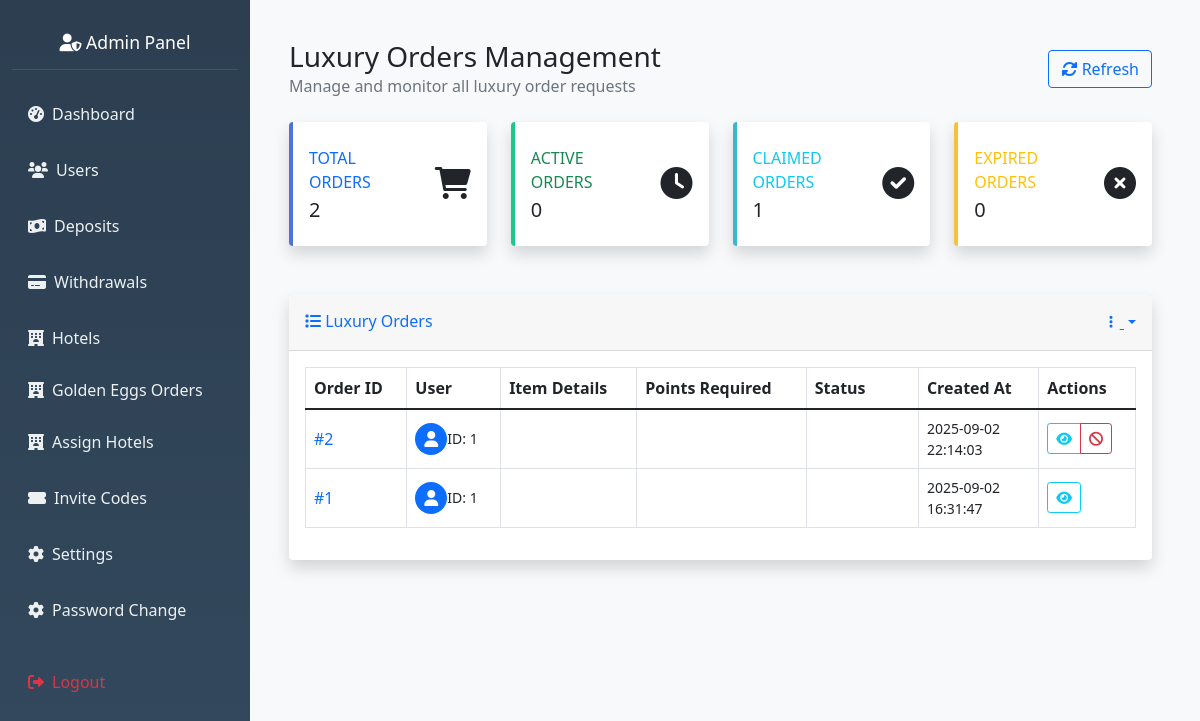
The app's page /admin/golden_eggs (signed in), older data.
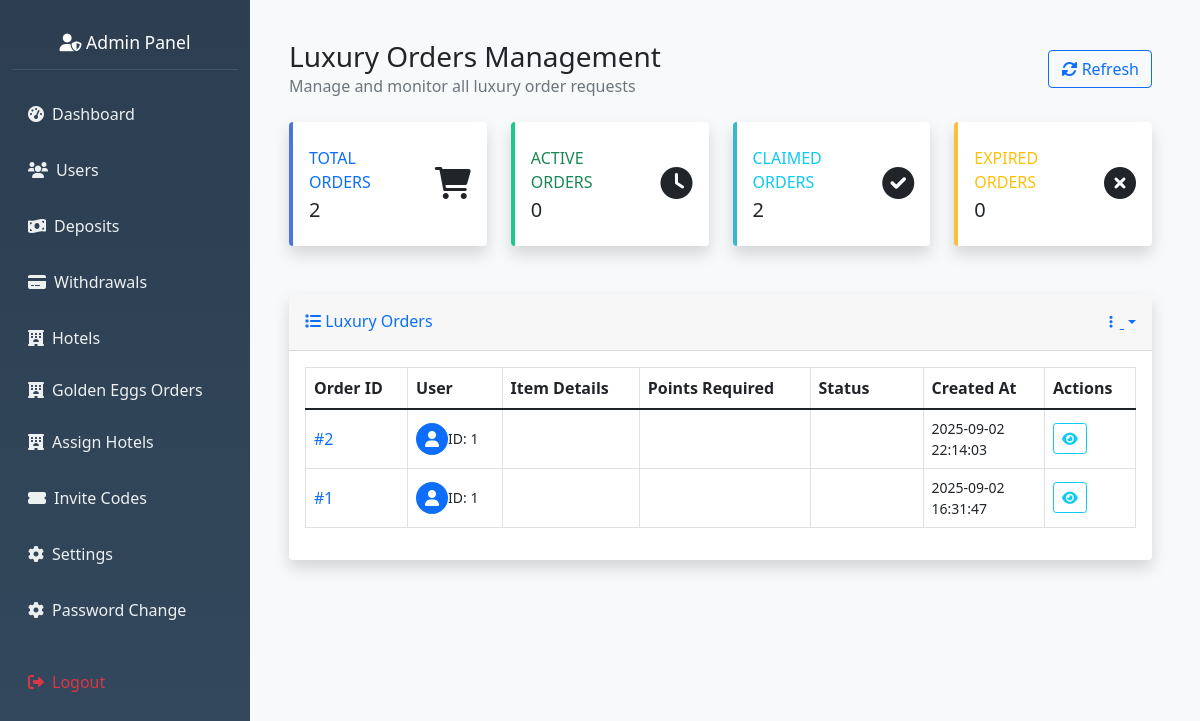
The same page, newer data.
### hotel_app/models.py (models this page shows, shortened)
class GoldenEgg(db.Model):
    __tablename__ = 'luxury_orders'
    id = db.Column(db.Integer, primary_key=True)
    user_id = db.Column(db.Integer, db.ForeignKey('user.id'), nullable=False)
    title = db.Column(db.String(255), nullable=False)
    description = db.Column(db.Text)
    amount = db.Column(db.Float, nullable=False)
    image_url = db.Column(db.String(500))
    status = db.Column(db.String(50), default='active')  # active, claimed, expired
    created_by = db.Column(db.Integer, db.ForeignKey('user.id'), nullable=False)  # Admin who created it
    created_at = db.Column(db.DateTime, default=datetime.utcnow)
    claimed_at = db.Column(db.DateTime)
    expires_at = db.Column(db.DateTime)  # Optional expiration
    user = db.relationship('User', foreign_keys=[user_id], backref='golden_eggs')
    admin = db.relationship('User', foreign_keys=[created_by])

class User(db.Model, UserMixin):
    __tablename__ = 'user'
    id = db.Column(db.Integer, primary_key=True)
    nickname = db.Column(db.String(80))
    user_id = db.Column(db.String(6), unique=True)
    agent_id = db.Column(db.String(6), unique=True)
    contact = db.Column(db.String(20))
    invitation_code = db.Column(db.String(20))
    member_points = db.Column(db.Integer, default=0)
    trial_bonus = db.Column(db.Float, default=564.00)
    balance = db.Column(db.Float, default=0.00)
    total_deposits = db.Column(db.Float, default=0.0)
    vip_level = db.Column(db.String(10), default='VIP0')
    withdrawal_password = db.Column(db.String(100))
    password_hash = db.Column(db.String(100))
    is_active = db.Column(db.Boolean, default=False)
    created_at = db.Column(db.DateTime, default=datetime.utcnow)
    session_locked = db.Column(db.Boolean, default=False)
    total_commission_earned = db.Column(db.Float, default=0.0)
    first_session_completed = db.Column(db.Boolean, default=False)
    session_reset_date = db.Column(db.String)
    bound_wallet_type = db.Column(db.String(20))
    max_first_session_reservations = db.Column(db.Integer, default=35)
    wallet_bound_at = db.Column(db.DateTime)
    second_session_reservations_count = db.Column(db.Integer, default=0)
    second_session_commission = db.Column(db.Float, default=0.0)
    bound_wallet_address = db.Column(db.String(200))
    first_session_commission = db.Column(db.Float, default=0.0)
    first_session_reservations_count = db.Column(db.Integer, default=0)
    current_session = db.Column(db.String(10), default='first')
    revolut_name = db.Column(db.String(100))
    revolut_iban = db.Column(db.String(50))
    revolut_revtag = db.Column(db.String(20))
    ip_address = db.Column(db.String(45))  # IPv6 can be up to 45 characters
    country = db.Column(db.String(100))
    country_code = db.Column(db.String(2))
    region = db.Column(db.String(100))
    city = db.Column(db.String(100))
    latitude = db.Column(db.Float)
    longitude = db.Column(db.Float)
    timezone = db.Column(db.String(50))
    isp = db.Column(db.String(255))
    last_location_update = db.Column(db.DateTime, default=datetime.utcnow)
    current_session = db.Column(db.String(10), default='first')  # 'first' or 'second'
    session_reset_date = db.Column(db.Date)  # Date when session was last reset
    first_session_completed = db.Column(db.Boolean, default=False)
    first_session_reservations_count = db.Column(db.Integer, default=0)
    second_session_reservations_count = db.Column(db.Integer, default=0)
    max_first_session_reservations = db.Column(db.Integer, default=35)
    session_locked = db.Column(db.Boolean, default=False)  # Lock between sessions
    total_commission_earned = db.Column(db.Float, default=0.0)  # Total commissions earned
    first_session_commission = db.Column(db.Float, default=0.0)  # Commission from first session
    second_session_commission = db.Column(db.Float, default=0.0)  # Commission from second session
    reservations = db.relationship('Reservation', backref='user', cascade="all, delete-orphan",
        passive_deletes=True,lazy=True)
    deposit_requests = db.relationship('DepositRequest', backref='user', lazy=True)
    withdrawal_requests = db.relationship('WithdrawalRequest', backref='user', lazy=True)
    hotel_assignments = db.relationship('UserHotelAssignment', backref='user',cascade="all, delete-orphan",
        passive_deletes=True, lazy=True)
    hotel_ratings = db.relationship('UserHotelRating', backref='user', lazy=True)

### hotel_app/routes.py (the view)
@app.route('/admin/golden_eggs')
@admin_required
def admin_golden_eggs():
    page = request.args.get('page', 1, type=int)
    per_page = 20
    orders = GoldenEgg.query.join(User, GoldenEgg.user_id == User.id)\
                           .order_by(GoldenEgg.created_at.desc())\
                           .paginate(page=page, per_page=per_page, error_out=False)
    return render_template('admin_luxury_orders.html', orders=orders)

### hotel_app/routes.py (called while the page is built)
def admin_required(f):
    @wraps(f)
    def wrapper(*args, **kwargs):
        admin_id = session.get('admin_id')
        if not admin_id:
            flash("Admin login required.", "danger")
            return redirect(url_for('admin_login'))
        admin = Admin.query.get(admin_id)
        if not admin or not admin.is_active:
            session.pop('admin_id', None)
            flash("Admin access denied.", "danger")
            return redirect(url_for('admin_login'))
        g.current_admin = admin
        return f(*args, **kwargs)
    return wrapper

@app.before_request
def check_admin_routes():
    if request.endpoint and request.endpoint.startswith('admin_') and request.endpoint != 'admin_login':
        if 'admin_id' not in session:
            return redirect(url_for('admin_login'))

### hotel_app/templates/admin_luxury_orders.html (shortened to what the changed rows need)
{% extends 'admin_base.html' %}
{% block content %}
<div class="container-fluid px-4">
    <div class="d-flex justify-content-between align-items-center py-4">
        <div>
            <h1 class="h3 mb-0 text-gray-800">Luxury Orders Management</h1>
        </div>
    </div>
    <div class="row mb-4">
        <div class="col-xl-3 col-md-6 mb-4">
            <div class="card border-left-info shadow h-100 py-2">
                <div class="card-body">
                    <div class="row no-gutters align-items-center">
                        <div class="col mr-2">
                            <div class="text-xs font-weight-bold text-info text-uppercase mb-1">
                                Claimed Orders</div>
                            <div class="h5 mb-0 font-weight-bold text-gray-800">
                                {{ orders.items|selectattr("status", "equalto", "claimed")|list|length }}
                            </div>
                        </div>
                    </div>
                </div>
            </div>
        </div>
    </div>
    <div class="card shadow mb-4">
        <div class="card-body">
            {% if orders.items %}
            <div class="table-responsive">
                <table class="table table-bordered table-hover" id="ordersTable" width="100%" cellspacing="0">
                    <thead class="thead-light">
                        <tr>
                            <th>Order ID</th>
                            <th>User</th>
                            <th>Item Details</th>
                            <th>Points Required</th>
                            <th>Status</th>
                            <th>Created At</th>
                            <th>Actions</th>
                        </tr>
                    </thead>
                    <tbody>
                        {% for order in orders.items %}
                        <tr id="order-row-{{ order.id }}">
                            <td>
                                <span class="font-weight-bold text-primary">#{{ order.id }}</span>
                            </td>
                            <td>
                                <div class="d-flex align-items-center">
                                    <div class="mr-3">
                                        <div class="icon-circle bg-primary">
                                            <i class="fas fa-user text-white"></i>
                                        </div>
                                    </div>
                                    <div>
                                        <div class="small text-gray-500">ID: {{ order.user.id }}</div>
                                    </div>
                                </div>
                            </td>
                            <td>
                            </td>
                            <td>
                                <span class="badge badge-info badge-pill">
                                    <i class="fas fa-star"></i> {{ order.points_required }}
                                </span>
                            </td>
                            <td>
                                {% if order.status == 'pending' %}
                                    <span class="badge badge-warning">
                                        <i class="fas fa-clock"></i> Pending
                                    </span>
                                {% elif order.status == 'claimed' %}
                                    <span class="badge badge-success">
                                        <i class="fas fa-check"></i> Claimed
                                    </span>
                                {% elif order.status == 'expired' %}
                                    <span class="badge badge-secondary">
                                        <i class="fas fa-times"></i> Expired
                                    </span>
                                {% else %}
                                    <span class="badge badge-light">{{ order.status|title }}</span>
                                {% endif %}
                            </td>
                            <td>
                                <div class="small">
                                    {{ order.created_at.strftime('%Y-%m-%d') }}
                                    <br>
                                    <span class="text-gray-500">{{ order.created_at.strftime('%H:%M:%S') }}</span>
                                </div>
                            </td>
                            <td>
                                <div class="btn-group" role="group">
                                    <button class="btn btn-sm btn-outline-info"
                                            onclick="viewOrder({{ order.id }})"
                                            data-toggle="tooltip" title="View Details">
                                        <i class="fas fa-eye"></i>
                                    </button>
                                    {% if order.status != 'claimed' %}
                                    <button class="btn btn-sm btn-outline-danger"
                                            onclick="cancelOrder({{ order.id }})"
                                            data-toggle="tooltip" title="Cancel Order">
                                        <i class="fas fa-ban"></i>
                                    </button>
                                    {% endif %}
                                </div>
                            </td>
                        </tr>
                        {% endfor %}
                    </tbody>
                </table>
            </div>
            {% endif %}
        </div>
    </div>
</div>
{% endblock %}

Row changes from the older to the newer data that the page shows:
changed GoldenEgg id 2: status "active" → "claimed" (drawn)
Text that changed along with them:
{{ orders.items|selectattr("status", "equalto", "claimed")|list|length }}: "1" → "2"
